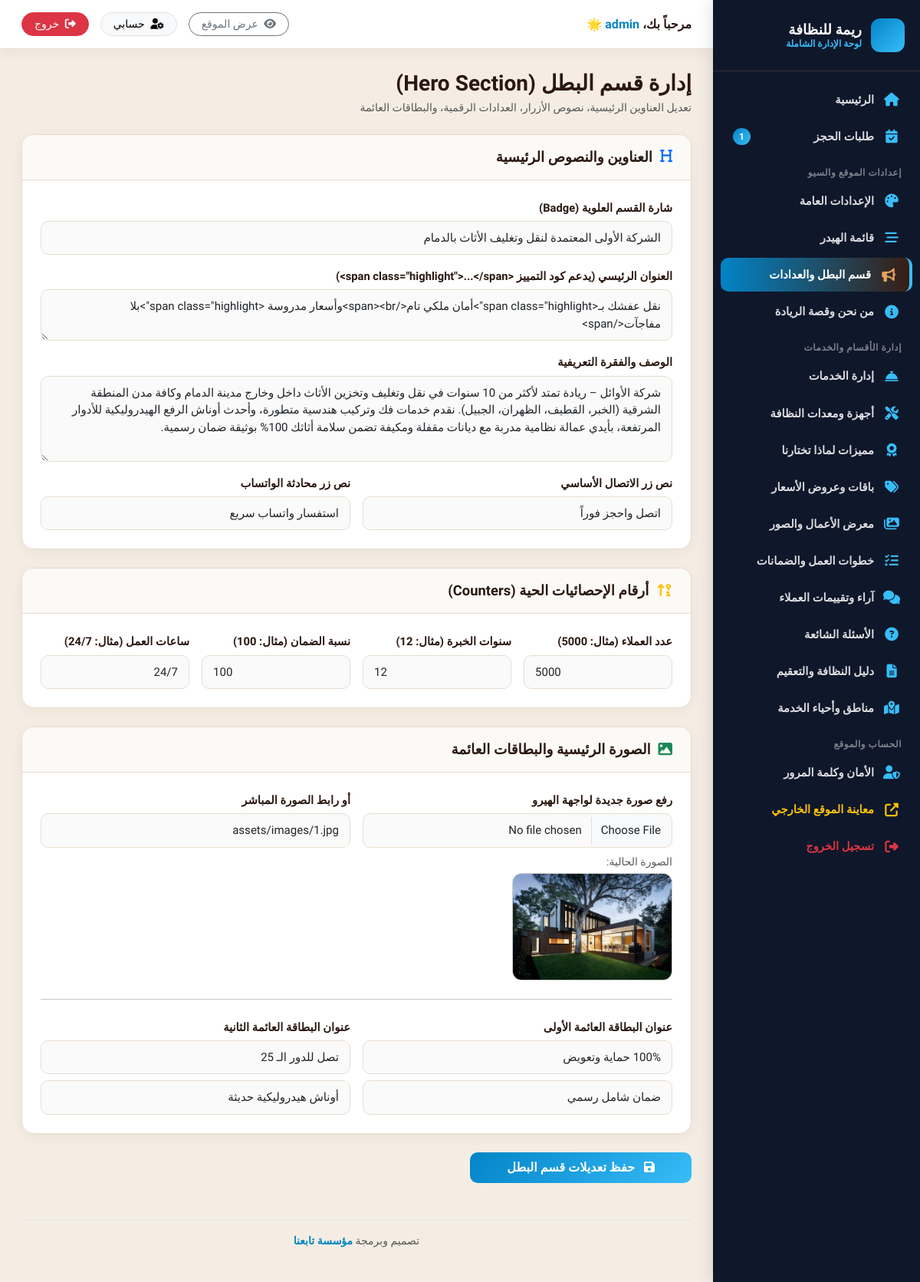
The app's page /admin/hero.php (signed in) with its own data.
### tables this page shows
CREATE TABLE sections_content (
  section_key TEXT PRIMARY KEY,
  content_data TEXT NOT NULL
);

### includes/functions.php (called while the page is built, shortened)
<?php
require_once __DIR__ . '/db.php';
function get_section($section_key, $default = []) {
    global $pdo;
    try {
        $stmt = $pdo->prepare("SELECT content_data FROM sections_content WHERE section_key = :k LIMIT 1");
        $stmt->execute([':k' => $section_key]);
        $row = $stmt->fetch();
        if ($row && !empty($row['content_data'])) {
            $decoded = json_decode($row['content_data'], true);
            return is_array($decoded) ? array_merge($default, $decoded) : $default;
        }
    } catch (Exception $e) {}
    return $default;
}
function asset_url($path) {
    return SITE_URL . '/' . ltrim($path, '/');
}

### admin/hero.php (the view, shortened to what this page needs)
<?php
require_once __DIR__ . '/includes/admin_header.php';
$hero = get_section('hero', [
    'badge'          => 'الشركة الرائدة الأولى في خدمات التنظيف والتعقيم الشامل بالمنطقة الشرقية',
    'title'          => 'نظافة احترافية بـ<span class="highlight">أعلى معايير الجودة</span><br>وبأحدث تقنيات <span class="highlight">التعقيم والتطهير</span>',
    'desc'           => 'شركة ريمة للنظافة العامة – خبرة عريقة تتجاوز 10 سنوات في تقديم أرقى حلول التنظيف والتعقيم للمنازل والفلل والقصور والشركات في الدمام، القطيف، الخبر، الجبيل، الظهران، وبقيق. نوفر أحدث أجهزة البخار وضخ المياه وتقنيات غسيل السجاد والكنب وتنظيف الخزانات والأرضيات والمكيفات بأيدي كوادر فنية مدربة وبأفضل مواد التنظيف المعتمدة عالمياً.',
    'btn_call'       => 'اتصل واحجز فوراً',
    'btn_wa'         => 'استفسار واتساب سريع',
    'stat_clients'   => '5000',
    'stat_years'     => '12',
    'stat_guarantee' => '100',
    'stat_hours'     => '24/7',
    'card1_title'    => '100% نظافة وتعقيم',
    'card1_sub'      => 'ضمان شامل ومواد آمنة',
    'card2_title'    => 'تقنيات ألمانية متطورة',
    'card2_sub'      => 'أحدث أجهزة البخار والتعقيم',
    'image'          => 'assets/images/1.jpg'
]);
?>
<div class="d-flex align-items-center justify-content-between mb-4">
  <div>
    <h3 class="fw-bold mb-1" style="color:var(--text-dark);">إدارة قسم البطل (Hero Section)</h3>
    <p class="text-muted small mb-0">تعديل العناوين الرئيسية، نصوص الأزرار، العدادات الرقمية، والبطاقات العائمة</p>
  </div>
</div>
<form method="POST" action="hero.php" enctype="multipart/form-data">
  <div class="content-card">
    <div class="content-card-header">
      <h5><i class="fas fa-heading text-primary"></i> العناوين والنصوص الرئيسية</h5>
    </div>
    <div class="content-card-body">
      <div class="row g-3">
        <div class="col-12">
          <label class="form-label">شارة القسم العلوية (Badge)</label>
          <input type="text" name="badge" class="form-control" value="<?= htmlspecialchars($hero['badge'] ?? '') ?>" required />
        </div>
        <div class="col-12">
          <label class="form-label">العنوان الرئيسي (يدعم كود التمييز &lt;span class="highlight"&gt;...&lt;/span&gt;)</label>
          <textarea name="title" class="form-control" rows="2" required><?= htmlspecialchars($hero['title'] ?? '') ?></textarea>
        </div>
        <div class="col-12">
          <label class="form-label">الوصف والفقرة التعريفية</label>
          <textarea name="desc" class="form-control" rows="4" required><?= htmlspecialchars($hero['desc'] ?? '') ?></textarea>
        </div>
        <div class="col-md-6">
          <label class="form-label">نص زر الاتصال الأساسي</label>
          <input type="text" name="btn_call" class="form-control" value="<?= htmlspecialchars($hero['btn_call'] ?? '') ?>" />
        </div>
        <div class="col-md-6">
          <label class="form-label">نص زر محادثة الواتساب</label>
          <input type="text" name="btn_wa" class="form-control" value="<?= htmlspecialchars($hero['btn_wa'] ?? '') ?>" />
        </div>
      </div>
    </div>
  </div>
  <div class="content-card">
    <div class="content-card-header">
      <h5><i class="fas fa-sort-numeric-up-alt text-warning"></i> أرقام الإحصائيات الحية (Counters)</h5>
    </div>
    <div class="content-card-body">
      <div class="row g-3">
        <div class="col-md-3">
          <label class="form-label">عدد العملاء (مثال: 5000)</label>
          <input type="number" name="stat_clients" class="form-control" value="<?= htmlspecialchars($hero['stat_clients'] ?? '5000') ?>" required />
        </div>
        <div class="col-md-3">
          <label class="form-label">سنوات الخبرة (مثال: 12)</label>
          <input type="number" name="stat_years" class="form-control" value="<?= htmlspecialchars($hero['stat_years'] ?? '12') ?>" required />
        </div>
        <div class="col-md-3">
          <label class="form-label">نسبة الضمان (مثال: 100)</label>
          <input type="number" name="stat_guarantee" class="form-control" value="<?= htmlspecialchars($hero['stat_guarantee'] ?? '100') ?>" required />
        </div>
        <div class="col-md-3">
          <label class="form-label">ساعات العمل (مثال: 24/7)</label>
          <input type="text" name="stat_hours" class="form-control" value="<?= htmlspecialchars($hero['stat_hours'] ?? '24/7') ?>" required />
        </div>
      </div>
    </div>
  </div>
  <div class="content-card">
    <div class="content-card-header">
      <h5><i class="fas fa-image text-success"></i> الصورة الرئيسية والبطاقات العائمة</h5>
    </div>
    <div class="content-card-body">
      <div class="row g-3">
        <div class="col-md-6">
          <label class="form-label">رفع صورة جديدة لواجهة الهيرو</label>
          <input type="file" name="hero_image_file" class="form-control img-preview-input" data-preview-target="heroPreview" accept="image/*" />
        </div>
        <div class="col-md-6">
          <label class="form-label">أو رابط الصورة المباشر</label>
          <input type="text" name="hero_image_url" class="form-control" value="<?= htmlspecialchars($hero['image'] ?? '') ?>" />
        </div>
        <div class="col-12 mt-2">
          <span class="d-block small text-muted mb-1">الصورة الحالية:</span>
          <img id="heroPreview" src="<?= htmlspecialchars(asset_url($hero['image'] ?? 'assets/images/1.jpg')) ?>" alt="Hero Preview" style="max-height:140px;border-radius:12px;border:1px solid #ccc;object-fit:cover;" />
        </div>
        <div class="col-12"><hr class="my-2"></div>
        <div class="col-md-6">
          <label class="form-label">عنوان البطاقة العائمة الأولى</label>
          <input type="text" name="card1_title" class="form-control" value="<?= htmlspecialchars($hero['card1_title'] ?? '') ?>" />
          <input type="text" name="card1_sub" class="form-control mt-2" placeholder="النص الفرعي" value="<?= htmlspecialchars($hero['card1_sub'] ?? '') ?>" />
        </div>
        <div class="col-md-6">
          <label class="form-label">عنوان البطاقة العائمة الثانية</label>
          <input type="text" name="card2_title" class="form-control" value="<?= htmlspecialchars($hero['card2_title'] ?? '') ?>" />
          <input type="text" name="card2_sub" class="form-control mt-2" placeholder="النص الفرعي" value="<?= htmlspecialchars($hero['card2_sub'] ?? '') ?>" />
        </div>
      </div>
    </div>
  </div>
  <div class="text-start mb-5">
    <button type="submit" class="btn btn-admin-primary px-5 py-2">
      <i class="fas fa-save me-2"></i> حفظ تعديلات قسم البطل
    </button>
  </div>
</form>
<?php require_once __DIR__ . '/includes/admin_footer.php'; ?>

### admin/assets/css/admin.css (style rules this page uses)
:root { --sidebar-bg: #23120B; --sidebar-hover: #381E13; --sidebar-active: #8B5A2B; --primary: #8B5A2B; --primary-hover: #6B421E; --accent: #D4A373; --accent-bright: #E6A15C; --body-bg: #F5EDE3; --card-bg: #FFFFFF; --text-dark: #2A1810; --text-muted: #73645A; --border-color: #E8DCCF; --radius-lg: 16px; --radius-md: 10px; --shadow-sm: 0 4px 15px rgba(42,24,16,0.05); --shadow-md: 0 8px 25px rgba(42,24,16,0.08); }
body { font-family: 'Cairo', sans-serif; background-color: var(--body-bg); color: var(--text-dark); margin: 0; padding: 0; overflow-x: hidden; }
.content-card { background: #FFFFFF; border-radius: var(--radius-lg); border: 1px solid var(--border-color); box-shadow: var(--shadow-sm); margin-bottom: 24px; overflow: hidden; }
.content-card-header { padding: 18px 24px; border-bottom: 1px solid var(--border-color); display: flex; align-items: center; justify-content: space-between; background: #FCFAF7; }
.content-card-header h5 { margin: 0; font-weight: 800; font-size: 1.15rem; color: var(--text-dark); display: flex; align-items: center; gap: 10px; }
.content-card-body { padding: 24px; }
.btn-admin-primary { background: linear-gradient(135deg, var(--primary), var(--primary-hover)); color: white; border: none; font-weight: 700; border-radius: var(--radius-md); padding: 9px 20px; transition: all 0.25s ease; }
.form-label { font-weight: 700; font-size: 0.92rem; color: var(--text-dark); margin-bottom: 6px; }
.form-control, .form-select { border: 1.5px solid var(--border-color); border-radius: var(--radius-md); padding: 10px 14px; font-family: 'Cairo', sans-serif; font-size: 0.94rem; background-color: #FAFAFA; transition: border-color 0.25s, box-shadow 0.25s; }

### records on screen
sections_content: badge "الشركة الأولى المعتمدة لنقل وتغليف الأثاث بالدمام", title "نقل عفشك بـ<span class=\"highlight\">أمان ملكي تام</span><br>وأسعار مدروسة <span class=\"highlight\">بلا مفاجآت</span>", desc "شركة الأوائل – ريادة تمتد لأكثر من 10 سنوات في نقل وتغليف وتخزين الأثاث داخل وخارج مدينة الدمام وكافة مدن المنطقة الشرقية (الخبر، القطيف، الظهران، الجبيل). نقدم خدمات فك وتركيب هندسية متطورة، وأحدث أوناش الرفع الهيدروليكية للأدوار المرتفعة، بأيدي عمالة نظامية مدربة مع ديانات مقفلة ومكيفة تضمن سلامة أثاثك 100% بوثيقة ضمان رسمية.", btn_call "اتصل واحجز فوراً", btn_wa "استفسار واتساب سريع", stat_clients "5000", stat_years "12", stat_guarantee "100", stat_hours "24/7", hero_image_url "assets/images/1.jpg", card1_title "100% حماية وتعويض", card1_sub "ضمان شامل رسمي", card2_title "تصل للدور الـ 25", card2_sub "أوناش هيدروليكية حديثة"

### other values on screen
$site_short_name "ريمة للنظافة"
$new_bookings_count "1"
$_SESSION['admin_username'] "admin"
